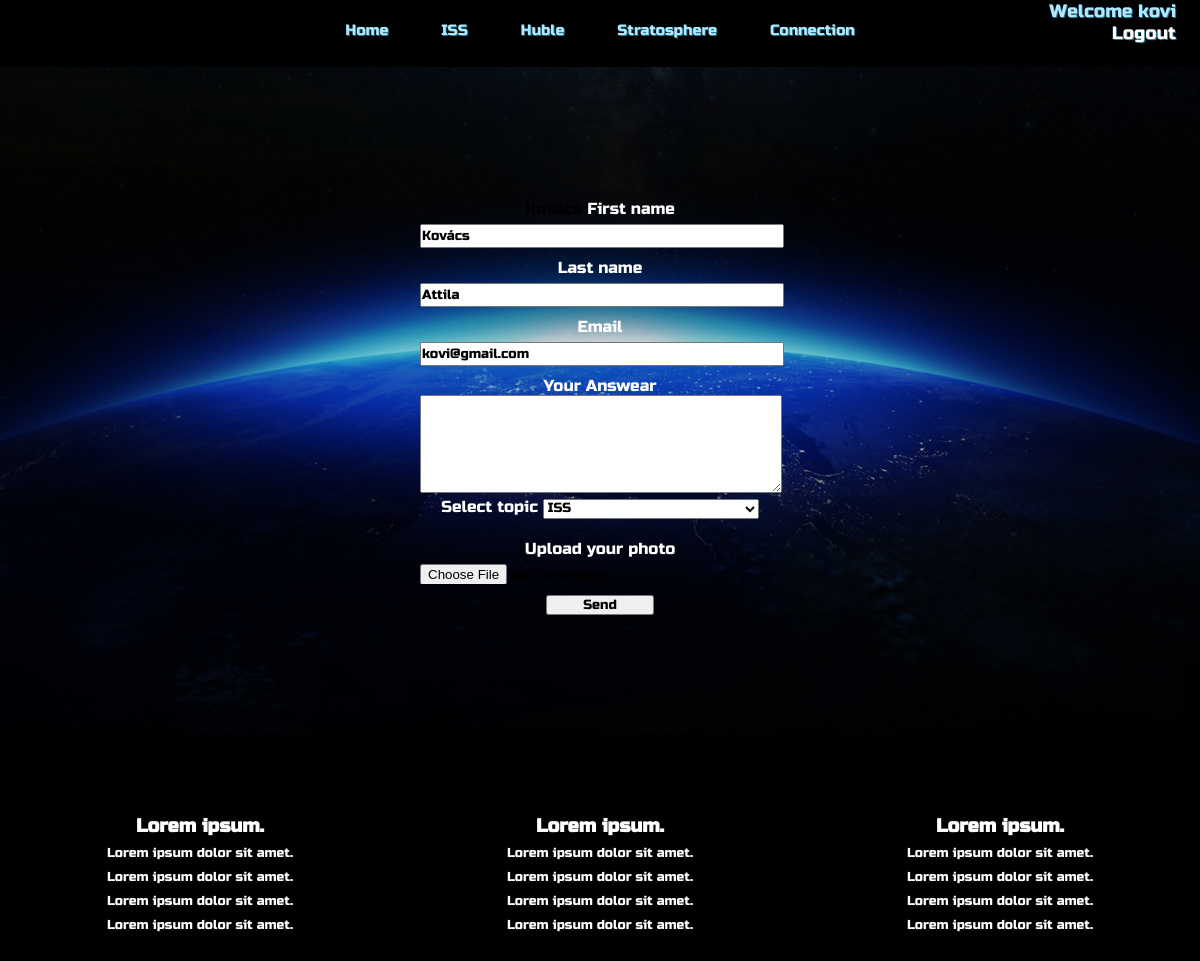
The page /contact.php (signed in) on the database its author committed.
### tables this page shows
CREATE TABLE IF NOT EXISTS `users` (
  `id` int(11) NOT NULL AUTO_INCREMENT,
  `firstname` varchar(250) NOT NULL DEFAULT '0',
  `lastname` varchar(250) NOT NULL DEFAULT '0',
  `username` varchar(250) NOT NULL DEFAULT '0',
  `email` varchar(250) NOT NULL DEFAULT '0',
  `password` varchar(500) NOT NULL DEFAULT '0',
  `created_at` datetime DEFAULT NULL,
  PRIMARY KEY (`id`),
  UNIQUE KEY `email` (`email`),
  UNIQUE KEY `username` (`username`)
);

### contactForm.php (called while the page is built, shortened)
<?php
require_once './dbConn.php';
if(isset($_SESSION['felhasznalo']))
{
    $result = mysqli_query($conn, "SELECT firstname, lastname, email FROM users
                    WHERE id = ".$_SESSION['felhasznalo']['id']);
        if(mysqli_num_rows($result) == 1)
        {
            $row = mysqli_fetch_assoc($result);
        }else{
            print('nincs ilyen felhasználó');
        }
}else{
    print('a lekérdezés sikertelen');
}

### contact.php (the view, shortened to what this page needs)
<?php
require_once './contactForm.php';
?>
<!DOCTYPE html>
<html lang="hu">
<head>
    <link rel="stylesheet" href="assets/css/index.css">
    <link rel="stylesheet" href="assets/css/contact.css">
</head>
<body>
    <?php if(isset($_SESSION['felhasznalo']['id'])){ ?>
    <header>
        <div class="header-wrapper">
            <nav>
                <a href="./index.php">Home</a>
                <a href="./iss.php">ISS</a>
                <a href="./hubble.php">Huble</a>
                <a href="./stratosphere.php">Stratosphere</a>
                <a href="#">Connection</a>
            </nav>
            <div class="logout">
                <p>Welcome <?php print($_SESSION['felhasznalo']['username']); ?></p>
                <a class="submit" href="./logout.php">Logout</a>
            </div>
        </div>
    </header>
    <main>
   <div class="comtact_form">
            <form action="./upload.php" method="POST" enctype="multipart/form-data">
                <label for="c_fname">First name</label>
                    <input type="text" name="c_fname" value="<?php print($row['firstname']); ?>">
                <label for="c_lname">Last name</label>
                    <input type="text" name="c_lname"
                    value="<?php print($row['lastname']); ?>">
                <label for="c_email">Email </label>
                    <input type="email" name="c_email"
                    value="<?php print($row['email']); ?>">
                <label for="c_textarea">Your Answear</label>
                    <textarea name="c_textarea" id="" rows="6"></textarea>
                <label for="topic">Select topic </label>
                    <select name="topic" id="">
                        <option value="ISS">ISS</option>
                    </select>
                 <label for="kep">Upload your photo</label>
                    <input type="file" name="kep">
                <button type="submit" name="send">Send</button>
            </form>
        </div>
    </main>
    <footer>
        <div class="footer-wrapper">
            <div class="footer-box">
                <ul>
                    <li>
                        <h3>Lorem ipsum.</h3>
                    </li>
                    <li><a href="">Lorem ipsum dolor sit amet.</a></li>
                    <li><a href="">Lorem ipsum dolor sit amet.</a></li>
                    <li><a href="">Lorem ipsum dolor sit amet.</a></li>
                    <li><a href="">Lorem ipsum dolor sit amet.</a></li>
                </ul>
            </div>
            <div class="footer-box">
                <ul>
                    <li>
                        <h3>Lorem ipsum.</h3>
                    </li>
                    <li><a href="">Lorem ipsum dolor sit amet.</a></li>
                    <li><a href="">Lorem ipsum dolor sit amet.</a></li>
                    <li><a href="">Lorem ipsum dolor sit amet.</a></li>
                    <li><a href="">Lorem ipsum dolor sit amet.</a></li>
                </ul>
            </div>
            <div class="footer-box">
                <ul>
                    <li>
                        <h3>Lorem ipsum.</h3>
                    </li>
                    <li><a href="">Lorem ipsum dolor sit amet.</a></li>
                    <li><a href="">Lorem ipsum dolor sit amet.</a></li>
                    <li><a href="">Lorem ipsum dolor sit amet.</a></li>
                    <li><a href="">Lorem ipsum dolor sit amet.</a></li>
                </ul>
            </div>
        </div>
    </footer>
    <?php
    }else{
        print('a megtekintéshez jelentkezzen be!');
    }
    ?>
</body></html>

### assets/css/index.css (style rules this page uses)
* { margin: 0; padding: 0; font-family: 'Russo One', sans-serif; color: #000; }
body { background-color: #000000; }
.header-wrapper { max-width: 100%; height: 800; position: relative; }
nav { position: absolute; margin-left: auto; margin-right: auto; left: 0; right: 0; top: 20px; text-align: center; height: 30px; }
nav a { margin: 10% 2%; font-size: 15px; text-shadow: 1px 1px #236D89; text-decoration: none; color: #AEE9FF; transition-property: all; transition-duration: 4s; }
.logout { position: absolute; display: flex; flex-wrap: wrap; text-align: end; width: auto; top: 5%; right: 2%; font-size: 18px; text-shadow: 1px 1px #236D89; text-decoration: none; color: #AEE9FF; }
.logout p, .logout a { width: 100%; font-size: 18px; text-shadow: 1px 1px #236D89; text-decoration: none; color: #AEE9FF; }
.logout a { color: #fff; }
.footer-wrapper { display: flex; justify-content: space-around; }
.footer-wrapper h3 { color: #FFF; }
.footer-box { width: 33%; height: 150px; padding: 10px 0 35px 0; }
.footer-box ul a { color: #FFF; align-items: center; text-decoration: none; font-size: 13px; }
.footer-box ul li { text-align: center; margin: 5px; }

### assets/css/contact.css (style rules this page uses)
header { height: 800px; width: 100%; background-position: center; background-repeat: no-repeat; background-size: contain; background-image: url(../img/header_img3.png); }
.comtact_form { position: absolute; width: 30%; height: auto; margin-left: auto; margin-right: auto; left: 0; right: 0; top: 20%; text-align: center; }
.comtact_form form label { width: 100%; color: #fff; }
.comtact_form form input { height: 20px; width: 100%; margin: 6px 0 10px 0; }
.comtact_form form textarea { width: 100%; }
.comtact_form form button { height: 20px; width: 30%; }
.comtact_form form select { height: 20px; width: 60%; margin-bottom: 20px; }

### rows shown on the page
users: c_fname "Kovács", c_lname "Attila", c_email "kovi@gmail.com"

### other values the page prints
$_SESSION['felhasznalo']['username'] "kovi"
